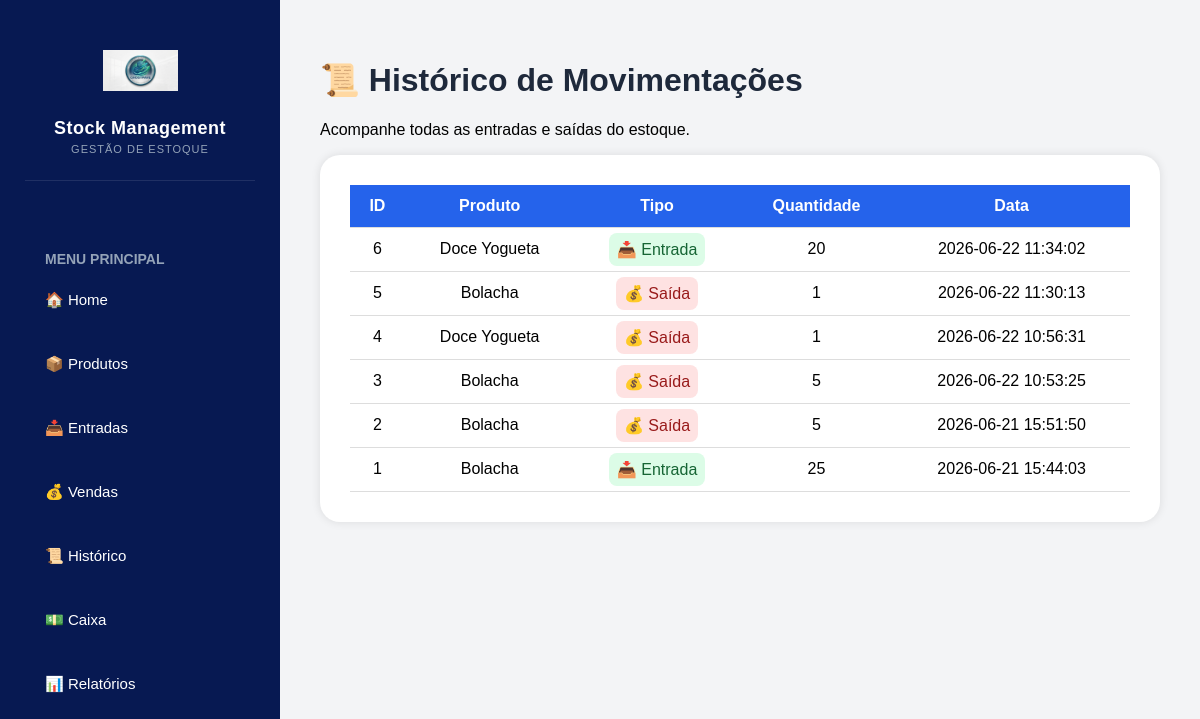
/movements, run on the app's committed database.
### tables this page shows
CREATE TABLE stock_movements (

    id INTEGER PRIMARY KEY AUTOINCREMENT,
    
    product_id INTEGER NOT NULL,
    
    movement_type TEXT NOT NULL,
    
    quantity INTEGER NOT NULL,
    
    date TIMESTAMP DEFAULT CURRENT_TIMESTAMP
    
, total_value REAL DEFAULT 0);

CREATE TABLE products (
    id INTEGER PRIMARY KEY AUTOINCREMENT,
    name TEXT NOT NULL,
    quantity INTEGER NOT NULL,
    purchase_price REAL NOT NULL,
    selling_price REAL NOT NULL
, minimum_stock INTEGER DEFAULT 5);

### app.py (the view)
@app.route('/movements')
def movements():
    connection = sqlite3.connect('database/database.db')
    cursor = connection.cursor()
    cursor.execute(
        '''
        SELECT

            stock_movements.id,

            products.name,

            stock_movements.movement_type,

            stock_movements.quantity,

            stock_movements.date

        FROM stock_movements

        INNER JOIN products

        ON products.id = stock_movements.product_id

        ORDER BY stock_movements.id DESC
        '''
    )
    movements_list = cursor.fetchall()
    connection.close()
    return render_template(
        'movements.html',
        movements=movements_list
    )

### templates/movements.html
{% extends 'base.html' %}
{% block content %}
<h1>📜 Histórico de Movimentações</h1>
<p>
Acompanhe todas as entradas e saídas do estoque.
</p>
<div class="card">
<table>
<tr>
<th>ID</th>
<th>Produto</th>
<th>Tipo</th>
<th>Quantidade</th>
<th>Data</th>
</tr>
{% for movement in movements %}
<tr>
<td>{{ movement[0] }}</td>
<td>{{ movement[1] }}</td>
<td>
{% if movement[2]=='Entrada' %}
<span class="entry-tag">
📥 Entrada
</span>
{% else %}
<span class="exit-tag">
💰 Saída
</span>
{% endif %}
</td>
<td>
{{ movement[3] }}
</td>
<td>
{{ movement[4] }}
</td>
</tr>
{% endfor %}
</table>
</div>
{% endblock %}

### static/style.css (style rules this page uses)
body { margin:0; background:#f3f4f6; font-family:Arial, sans-serif; }
h1,h2 { color:#1e293b; }
.card { background:white; padding:30px; border-radius:20px; margin-bottom:30px; box-shadow:0px 0px 10px rgba(0,0,0,0.1); }
table { width:100%; border-collapse:collapse; }
th { background:#f3f4f6; padding:15px; }
td { padding:15px; border-bottom:1px solid #e5e7eb; }
.entry-tag { background:#dcfce7; color:#166534; padding:8px; border-radius:8px; }
.exit-tag { background:#fee2e2; color:#991b1b; padding:8px; border-radius:8px; }
table { width:100%; border-collapse:collapse; background:white; border-radius:10px; }
th { background:#2563eb; color:white; }
th, td { padding:12px; text-align:center; border-bottom:1px solid #ddd; }

### data on the page
stock_movements: id "6", name "Doce Yogueta", movement_type "📥 Entrada", quantity "20", date "2026-06-22 11:34:02"
stock_movements: id "5", name "Bolacha", movement_type "💰 Saída", quantity "1", date "2026-06-22 11:30:13"
stock_movements: id "4", name "Doce Yogueta", movement_type "💰 Saída", quantity "1", date "2026-06-22 10:56:31"
stock_movements: id "3", name "Bolacha", movement_type "💰 Saída", quantity "5", date "2026-06-22 10:53:25"
stock_movements: id "2", name "Bolacha", movement_type "💰 Saída", quantity "5", date "2026-06-21 15:51:50"
stock_movements: id "1", name "Bolacha", movement_type "📥 Entrada", quantity "25", date "2026-06-21 15:44:03"
